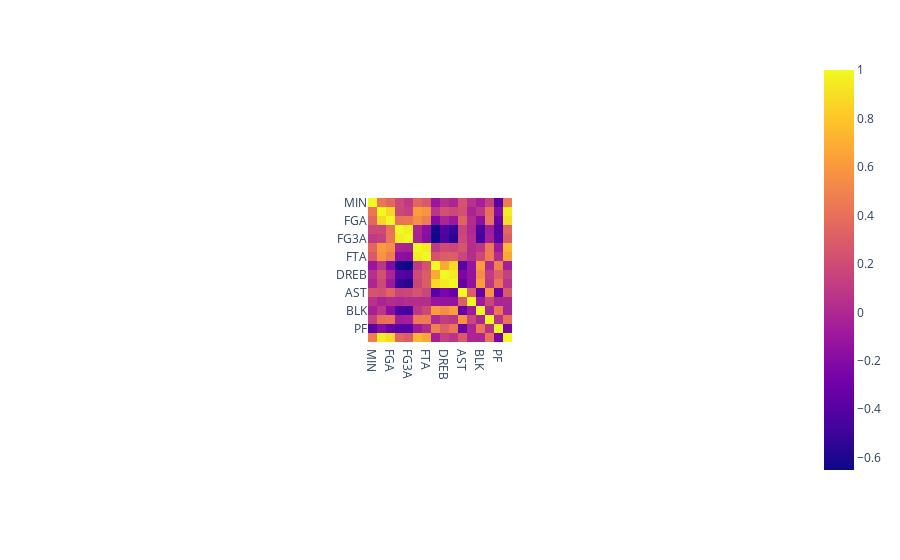

Notebook code for this chart:
### Markdown cell above
## Correlation

### Code cell
fig = px.imshow(data_perminhh.corr())

fig.show()

### Figure 1 — Plotly figure (JSON) as saved in the notebook; plotly's stock layout.template omitted (floating-point values rounded to 4 significant figures; data arrays with more than 128 entries replaced by an {"elided": "..."} marker saying what was removed)
{"data": [{"coloraxis": "coloraxis", "hovertemplate": "x: %{x}<br>y: %{y}<br>color: %{z}<extra></extra>", "name": "0", "type": "heatmap", "x": ["MIN", "FGM", "FGA", "FG3M", "FG3A", "FTM", "FTA", "OREB", "DREB", "REB", "AST", "STL", "BLK", "TOV", "PF", "PTS"], "xaxis": "x", "y": ["MIN", "FGM", "FGA", "FG3M", "FG3A", "FTM", "FTA", "OREB", "DREB", "REB", "AST", "STL", "BLK", "TOV", "PF", "PTS"], "yaxis": "y", "z": {"elided": "16x16 float values"}}], "layout": {"autosize": true, "coloraxis": {"colorscale": [[0, "#0d0887"], [0.1111, "#46039f"], [0.2222, "#7201a8"], [0.3333, "#9c179e"], [0.4444, "#bd3786"], [0.5556, "#d8576b"], [0.6667, "#ed7953"], [0.7778, "#fb9f3a"], [0.8889, "#fdca26"], [1, "#f0f921"]]}, "dragmode": "zoom", "margin": {"t": 60}, "xaxis": {"anchor": "y", "autorange": true, "constrain": "domain", "domain": [0.4, 0.6], "range": [-0.5, 15.5], "scaleanchor": "y", "type": "category"}, "yaxis": {"anchor": "x", "autorange": true, "constrain": "domain", "domain": [0, 1], "range": [15.5, -0.5], "type": "category"}}}
